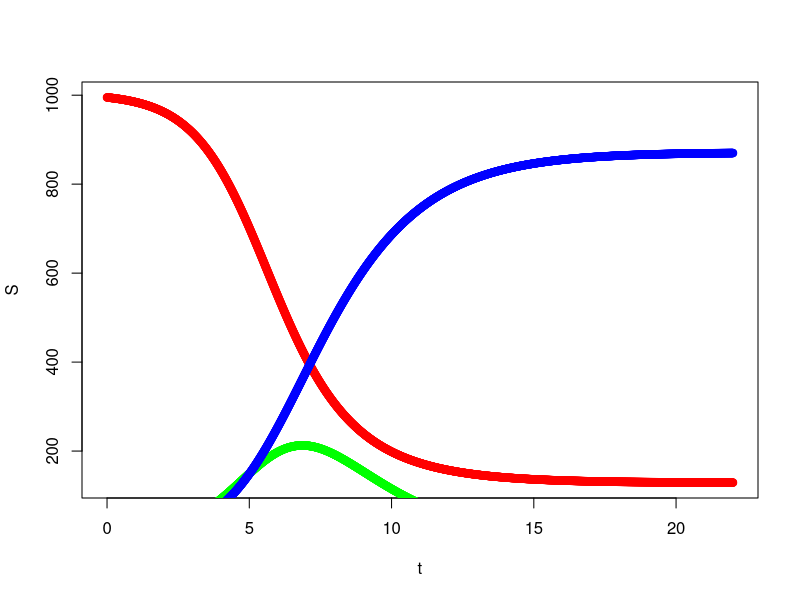

The R script that drew this image:
S <- c()
I <- c()
R <- c()
S[1] <- 995
I[1] <- 5
R[1] <- 0
dt <- 0.01
t <- seq(0, 22, by = dt)
week <- seq(1, 22 / dt + 1, 1 / dt)
beta <- 0.001407
gamma <- 0.6

dSdt <- function(S, I){
  return (- beta * S * I)
}
dIdt <- function(S, I){
  return (- gamma * I + beta * S * I)
}
dRdt <- function(I){
  return (gamma * I)
}
#Euler's
for (i in 1:(length(t) - 1)) {
  S[i+1] = S[i] + dSdt(S[i], I[i]) * dt
  I[i+1] = I[i] + dIdt(S[i], I[i]) * dt
  R[i+1] = R[i] + dRdt(I[i])       * dt
}

cbind(S[week], I[week], R[week])
plot(S~t, col="red")
lines(S~t, col="red")
lines(I~t, col="green")
points(I~t, col="green")
lines(R~t, col="blue")
points(R~t, col="blue")
which.max(I) * dt